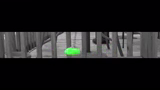
#> input picture frame 93 of coord_from_vid/data/out.mp4, 160 x 90 px
$ python process.py
#> lines starting #> are read from the running program, lines starting #| are printed output that depends on the picture; after the words box and inside, x2 and y2 are one past the last pixel; in counts of white or black regions, pixels touching at a corner belong together
import cv2 as cv
import numpy as np
import matplotlib.pyplot as plt

#returns normalized distance between pixel and a target color; default is green
def dist(pix, tar=(0, 255, 0)):
    return ((pix[0]-tar[0])**2+(pix[1]-tar[1])**2+(pix[2]-tar[2])**2)/196608

#video capture
cap = cv.VideoCapture("out.mp4")

y = []
#loop
f = open("coord.txt", "w")
num_frames = 0
while cap.isOpened():
    #next frame
    num_frames += 1
    print(num_frames/1000.0)
    ret, frame = cap.read()
#> frame is the input picture: shape (90, 160, 3); mean B, G, R 31, 30.3, 30.6
    if not ret:
        print("Exiting...")
        break

    #filtering
    gray = np.zeros((90, 160), dtype="uint8")
    cen_x = 0.0
    num_white = 0
    for i in range(90):
        for j in range(160):
            pix_dist = dist(frame[i, j])
            if pix_dist < 0.2: #turn white
                num_white += 1
                cen_x += j
                gray[i, j] = 255
            else: #turn black
                gray[i, j] = 0
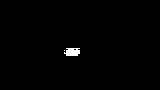
#> gray: shape (90, 160); 0.74% white; 2 white regions (1 under 20 px), largest, box (x1, y1, x2, y2) and area: (64, 48, 80, 56) 105
#> after the loop, cen_x = 7624; num_white = 106

    cen_x = cen_x/num_white
#> cen_x = 71.92
    y.append(cen_x)
    f.write(str(cen_x)+" ")

    #display
    '''cv.imshow("frame", gray)
    if cv.waitKey(1) == ord("q"):
        break
    '''

#release
cap.release()
cv.destroyAllWindows()

#plot
plt.plot(np.linspace(0, len(y), len(y)), y)
plt.show()

$ run again, starting later in the video
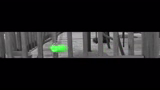
#> input picture frame 419 of coord_from_vid/data/out.mp4, 160 x 90 px
#> frame is the input picture: shape (90, 160, 3); mean B, G, R 31.3, 30.7, 30.8
#> after the loop `for i in range(90):`:
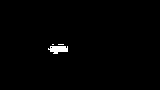
#> gray: shape (90, 160); 0.87% white; 3 white regions (2 under 20 px), largest, box (x1, y1, x2, y2) and area: (48, 46, 68, 54) 117
#> after the loop `for i in range(90):`: cen_x = 7245; num_white = 125
#> `cen_x = cen_x/num_white`: cen_x = 57.96

$ run again, starting later in the video
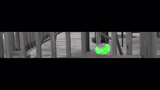
#> input picture frame 746 of coord_from_vid/data/out.mp4, 160 x 90 px
#> frame is the input picture: shape (90, 160, 3); mean B, G, R 31.4, 30.8, 31
#> after the loop `for i in range(90):`:
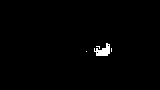
#> gray: shape (90, 160); 0.92% white; 4 white regions (3 under 20 px), largest, box (x1, y1, x2, y2) and area: (94, 43, 110, 56) 121
#> after the loop `for i in range(90):`: cen_x = 13567; num_white = 132
#> `cen_x = cen_x/num_white`: cen_x = 102.8
